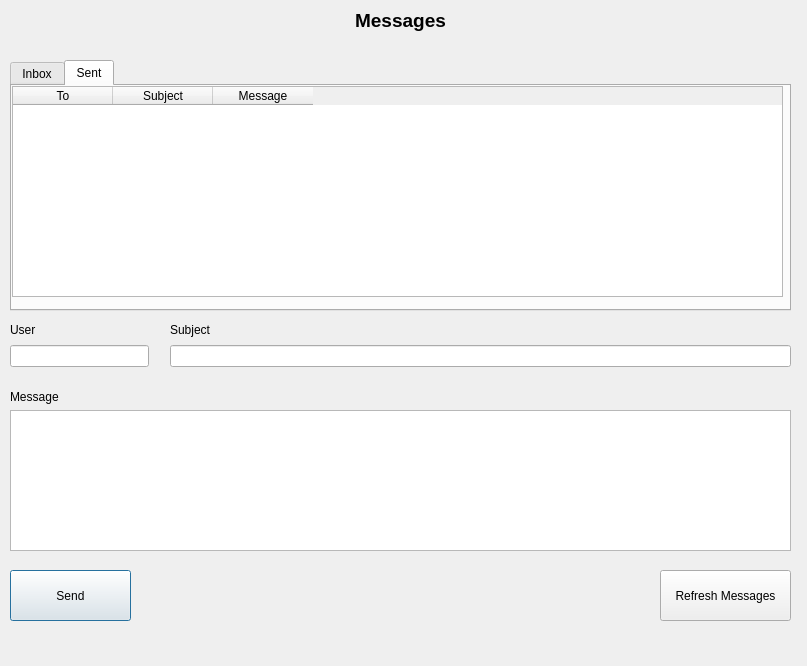
<?xml version="1.0" encoding="UTF-8"?>
<ui version="4.0">
 <class>DialogMessage</class>
 <widget class="QDialog" name="DialogMessage">
  <property name="geometry">
   <rect>
    <x>0</x>
    <y>0</y>
    <width>807</width>
    <height>666</height>
   </rect>
  </property>
  <property name="windowTitle">
   <string>Dialog</string>
  </property>
  <widget class="QLabel" name="label">
   <property name="geometry">
    <rect>
     <x>10</x>
     <y>0</y>
     <width>781</width>
     <height>41</height>
    </rect>
   </property>
   <property name="font">
    <font>
     <pointsize>14</pointsize>
     <weight>75</weight>
     <bold>true</bold>
    </font>
   </property>
   <property name="text">
    <string>Messages</string>
   </property>
   <property name="alignment">
    <set>Qt::AlignCenter</set>
   </property>
  </widget>
  <widget class="QPushButton" name="pbSend">
   <property name="geometry">
    <rect>
     <x>10</x>
     <y>570</y>
     <width>121</width>
     <height>51</height>
    </rect>
   </property>
   <property name="text">
    <string>Send</string>
   </property>
  </widget>
  <widget class="QWidget" name="layoutWidget">
   <property name="geometry">
    <rect>
     <x>10</x>
     <y>320</y>
     <width>139</width>
     <height>47</height>
    </rect>
   </property>
   <layout class="QVBoxLayout" name="verticalLayout">
    <item>
     <widget class="QLabel" name="label_2">
      <property name="text">
       <string>User</string>
      </property>
     </widget>
    </item>
    <item>
     <widget class="QLineEdit" name="leUser"/>
    </item>
   </layout>
  </widget>
  <widget class="QWidget" name="layoutWidget">
   <property name="geometry">
    <rect>
     <x>170</x>
     <y>320</y>
     <width>621</width>
     <height>47</height>
    </rect>
   </property>
   <layout class="QVBoxLayout" name="verticalLayout_2">
    <item>
     <widget class="QLabel" name="label_3">
      <property name="text">
       <string>Subject</string>
      </property>
     </widget>
    </item>
    <item>
     <widget class="QLineEdit" name="leSubject"/>
    </item>
   </layout>
  </widget>
  <widget class="QPushButton" name="pbRefresh">
   <property name="geometry">
    <rect>
     <x>660</x>
     <y>570</y>
     <width>131</width>
     <height>51</height>
    </rect>
   </property>
   <property name="text">
    <string>Refresh Messages</string>
   </property>
  </widget>
  <widget class="QWidget" name="layoutWidget">
   <property name="geometry">
    <rect>
     <x>10</x>
     <y>390</y>
     <width>781</width>
     <height>161</height>
    </rect>
   </property>
   <layout class="QVBoxLayout" name="verticalLayout_3">
    <item>
     <widget class="QLabel" name="label_4">
      <property name="text">
       <string>Message</string>
      </property>
     </widget>
    </item>
    <item>
     <widget class="QTextEdit" name="teMessage"/>
    </item>
   </layout>
  </widget>
  <widget class="QTabWidget" name="tabWidget">
   <property name="geometry">
    <rect>
     <x>10</x>
     <y>60</y>
     <width>781</width>
     <height>251</height>
    </rect>
   </property>
   <property name="currentIndex">
    <number>1</number>
   </property>
   <widget class="QWidget" name="Inbox">
    <attribute name="title">
     <string>Inbox</string>
    </attribute>
    <widget class="QTableWidget" name="tableReceived">
     <property name="geometry">
      <rect>
       <x>0</x>
       <y>0</y>
       <width>771</width>
       <height>211</height>
      </rect>
     </property>
     <property name="editTriggers">
      <set>QAbstractItemView::NoEditTriggers</set>
     </property>
     <column>
      <property name="text">
       <string>From</string>
      </property>
     </column>
     <column>
      <property name="text">
       <string>Subject</string>
      </property>
     </column>
     <column>
      <property name="text">
       <string>Message</string>
      </property>
     </column>
    </widget>
   </widget>
   <widget class="QWidget" name="tab_2">
    <attribute name="title">
     <string>Sent</string>
    </attribute>
    <widget class="QTableWidget" name="tableSent">
     <property name="geometry">
      <rect>
       <x>0</x>
       <y>0</y>
       <width>771</width>
       <height>211</height>
      </rect>
     </property>
     <property name="editTriggers">
      <set>QAbstractItemView::NoEditTriggers</set>
     </property>
     <column>
      <property name="text">
       <string>To</string>
      </property>
     </column>
     <column>
      <property name="text">
       <string>Subject</string>
      </property>
     </column>
     <column>
      <property name="text">
       <string>Message</string>
      </property>
     </column>
    </widget>
   </widget>
  </widget>
  <widget class="QLabel" name="labelMessage">
   <property name="geometry">
    <rect>
     <x>190</x>
     <y>590</y>
     <width>431</width>
     <height>16</height>
    </rect>
   </property>
   <property name="text">
    <string/>
   </property>
  </widget>
 </widget>
 <resources/>
 <connections/>
</ui>
